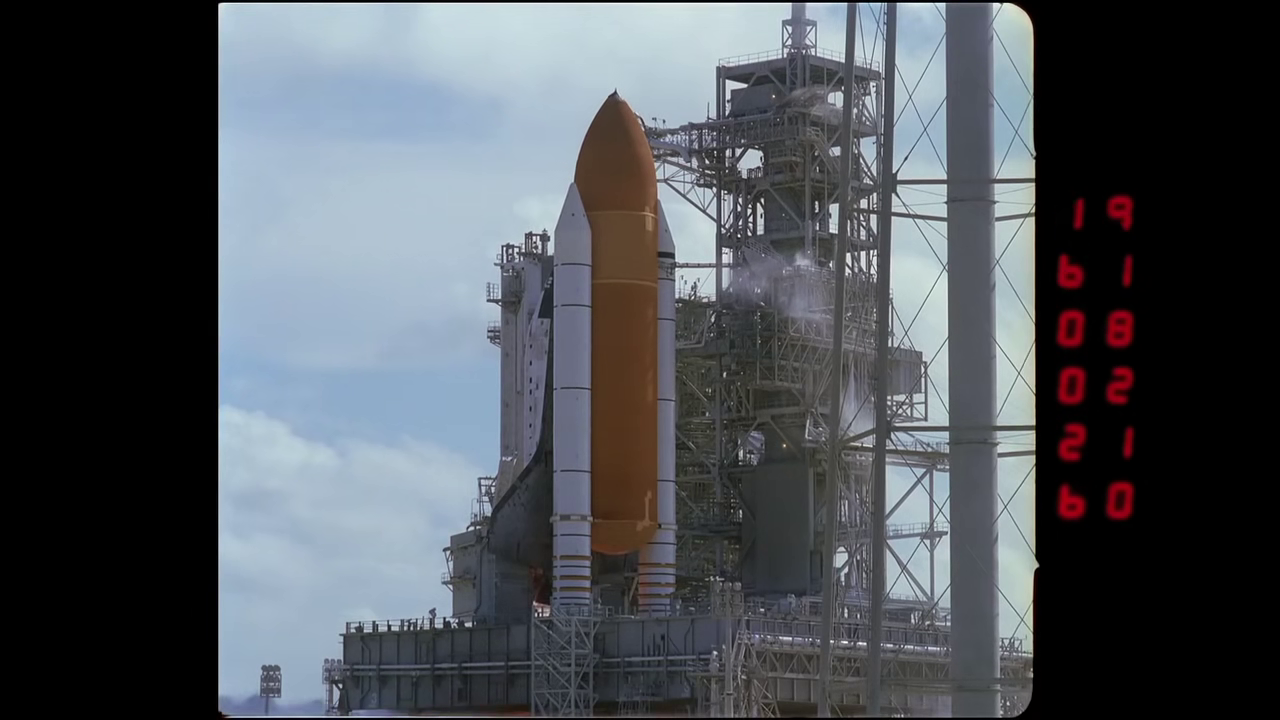
#> input picture frame 36 of lista8/dane/shuttle.mp4, 1280 x 720 px
$ jupyter execute Lab8.2_zadanie.ipynb
#> lines starting #> are read from the running program, lines starting #| are printed output that depends on the picture; after the words box and inside, x2 and y2 are one past the last pixel; in counts of white or black regions, pixels touching at a corner belong together
## Laboratorium 8.2

## Przepływ optyczny i śledzenie obiektów

### Wprowadzenie

Metodę przepływu optycznego (między innymi) można stosować również do śledzenia obiektów. Zazwyczaj wykorzystuje się w tym celu metody rzadkie połączone ze znanymi już nam metodami detekcji punktów zainteresowania. Procedura przebiega podobnie jak w przypadku gęstego przepływu (tzn. operujemy na parze klatek w skali szarości, znajdujemy wektory przesunięć), z tą różnicą że obliczanie przepływu zachodzi wyłącznie dla interesujących nas punktów - a zatem musimy znać ich położenia, aby zainicjować proces. Można sobie wyobrazić różne sposoby zlokalizowania punktów kluczowych, w zależności od konkretnego zastosowania i założeń: być może np. pipeline do przetwarzania rozpoczyna się od detekcji obiektów, a może z góry wiemy, gdzie obiekty się początkowo znajdują.

W OpenCV podstawową metodą do obliczania przepływu dla zbioru punktów jest metoda Lucasa-Kanade, zaimplementowana w funkcji [`cv2.calcOpticalFlowPyrLK`](https://docs.opencv.org/3.4/dc/d6b/group__video__track.html#ga473e4b886d0bcc6b65831eb88ed93323). Podobnie jak w metodzie Farnebacka, argument `nextPts` ustawiamy na `None` (chyba, że chcemy zainicjować rozwiązanie już znanymi położeniami punktów, ale w praktyce z reguły nie będziemy mieli takiej wygody), argumenty `status` i `err` pomijamy zupełnie. W odróżnieniu od Farnebacka, wynikiem są absolutne położenia punktów na drugiej klatce (a nie wektory przesunięć). Dodatkowo otrzymujemy też wektor `status` informujący dla każdego punktu, czy udało się go odnaleźć, oraz `err` mierzący jakąś miarę błędu wizualnego pomiędzy fragmentem obrazu zawierającym dany punkt kluczowy.

Do inicjalizacji rozwiązania można wykorzystać znane nam metody znajdowania punktów kluczowych, albo opartą o detektor Harrisa funkcję [`cv2.goodFeaturesToTrack`](https://docs.opencv.org/3.4/dd/d1a/group__imgproc__feature.html#ga1d6bb77486c8f92d79c8793ad995d541) - jest nieco prostsza w użyciu, bo na wyjściu otrzymujemy po prostu macierz `np.float32` o wymiarach $Nx1x2$ zawierającą koordynaty znalezionych punktów.

Oczywiście, śledzenie obiektów oparte o jednorazową inicjalizację jest narażone na błędy: zniknięcie lub tymczasowe zasłonięcie śledzonego obiektu, czy choćby zmiana jego wyglądu (np. wskutek pojawienia się cienia) mogą spowodować, że przepływ nie zostanie obliczony. Może być też pożądana możliwość śledzenia ciągłego z uwzględnieniem pojawiania się nowych obiektów (np. monitorowanie CCTV). W takich sytuacjach konieczne jest regularne odświeżanie inicjalizacji, tj. ponowne wykrycie interesujących obiektów. To z kolei prowadzi do kolejnego problemu: jeżeli interesuje nas cała historia ruchu danych obiektów, przy czym do pewnego momentu ich lokalizacje uzyskiwaliśmy za pomocą przepływu optycznego, a w pewnym momencie wykonaliśmy ponowną detekcję - to jak powiązać jedno z drugim, by zapewnić ciągłość lokalizacji? To zagadnienie, oraz pozostałe tematy dyskutowane w tym kontekście na wykładzie, nie będzie jednak centralne na laboratorium.

---

### Cel zadania

Celem tej listy jest (1) zapoznanie się z metodą przepływu optycznego rzadkiego do zastosowań śledzenia obiektów, oraz (2) zastosowanie tej techniki w praktyce, na przykładzie monitorowania prędkości obiektu (w metrach na sekundę). Przykładem badawczym będzie nagranie startu Wahadłowca Kosmicznego _Discovery_ (misja [STS-124](https://en.wikipedia.org/wiki/STS-124)), zarejestrowane jedną z kamer technicznych (plik `shuttle.mp4`).

Aby obliczyć prędkość, potrzebna jest znajomość drogi (w metrach) i czasu (w sekundach). Czas między klatkami obliczysz, znając liczbę klatek na sekundę, którą możesz pobrać bezpośrednio z otwartego obiektu `VideoCapture` za pomocą następującej konstrukcji:
```python
fps = source.get(cv2.CAP_PROP_FPS)
```
Wyznaczenie przelicznika między przestrzenią obrazu (w pikselach) a przestrzenią świata (w metrach) jest w ogólności [nieco złożonym zagadnieniem](https://docs.opencv.org/4.x/dc/dbb/tutorial_py_calibration.html); znalezienie uproszczonej alternatywy jest Twoim zadaniem.

Źródło nagrania: [_"Best of the Best" Provides New Views, Commentary of Shuttle Launches_ (NASA @ YouTube)](https://www.youtube.com/watch?v=vFwqZ4qAUkE), 29:06.5
Nagranie o oryginalnej prędkości ~225 fps odtwarzane przy typowej prędkości 30fps wyglądałoby na spowolnione w proporcji ok. 1:7.5; zostało zatem przekodowane tak, aby osiągnąć zbieżność upływu czasu 1:1 z rzeczywistym. Możesz się o tym upewnić patrząc na _timestamp_ z prawej strony nagrania ([_jak go czytać_](https://space.stackexchange.com/a/38569)).

[cell 1]
import random

import numpy as np
import cv2
import matplotlib.pyplot as plt

### Zadanie 1

Na podstawie pierwszej klatki z materiału dokonaj kalibracji parametrów detektora cech do śledzenia (sugerowany detektor: [`cv2.goodFeaturesToTrack`](https://docs.opencv.org/3.4/dd/d1a/group__imgproc__feature.html#ga1d6bb77486c8f92d79c8793ad995d541)). Dobór tych parametrów jest kluczowy dla reszty zadania, więc zapoznaj się z ich znaczeniem i postaraj tak dobrać, by uzyskać odpowiednio dużo (10+) punktów w rejonie śledzonego obiektu.

[cell 2]
source = cv2.VideoCapture('dane/shuttle.mp4')
status, frame = source.read()
#> frame is the input picture: shape (720, 1280, 3); mean B, G, R 88.8, 83.1, 78.6
source.release()
plt.subplots(1, 1, figsize=(12,12))[1].imshow(frame[..., ::-1]);

[cell 3]
h,s,v = cv2.split(cv2.cvtColor(frame, cv2.COLOR_BGR2HSV))
mask = (s > 100) & (s < 180)
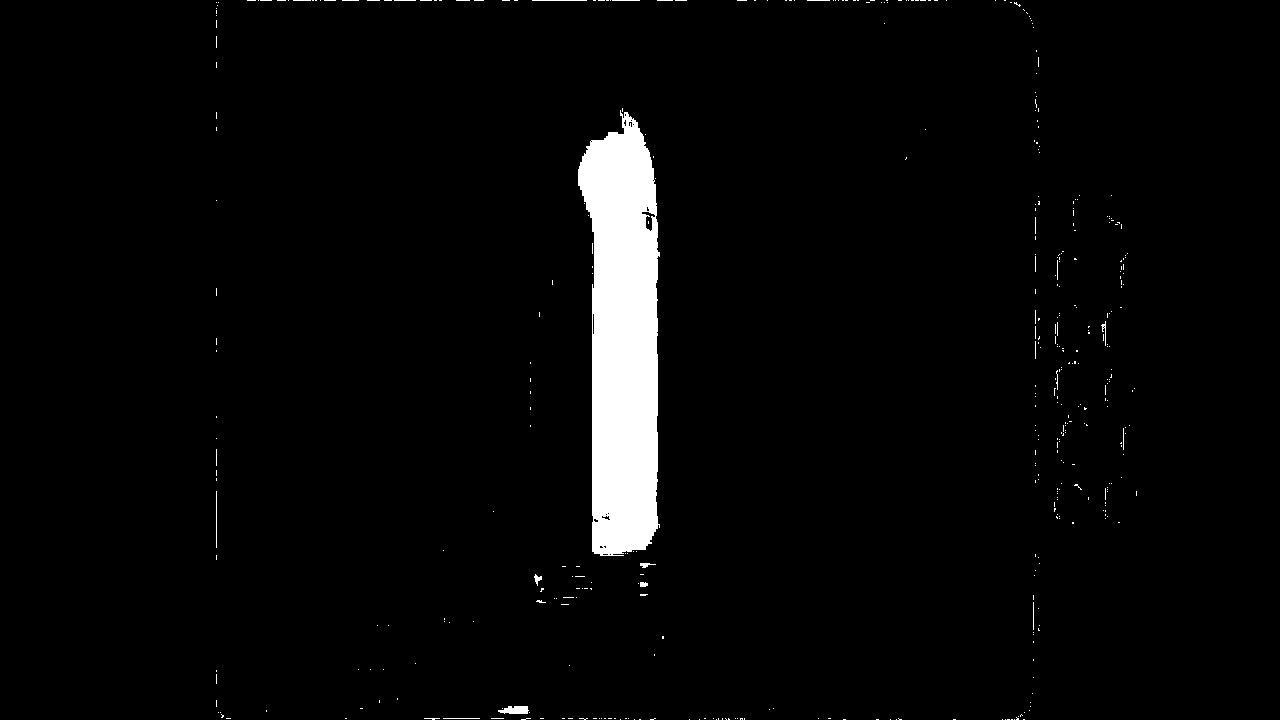
#> mask: shape (720, 1280) bool; 3.2% white; 440 white regions (424 under 20 px), largest, box (x1, y1, x2, y2) and area: (578, 110, 660, 556) 27507, (498, 706, 529, 714) 193, (216, 491, 217, 548) 57
erode = cv2.erode(mask.astype(np.uint8), np.ones((5,5)))
#> erode: shape (720, 1280); values 0 (black) and 1 (white), 2.7% white; 3 white regions (1 under 20 px), largest, box (x1, y1, x2, y2) and area: (580, 127, 656, 552) 24848, (506, 708, 526, 712) 55
dilate = cv2.dilate(erode, np.ones((5,5)))
#> dilate: shape (720, 1280); values 0 (black) and 1 (white), 3% white; 3 white regions

plt.figure(figsize=(15,3))
plt.subplot(1, 3, 1)
im = plt.imshow(s)
plt.colorbar(im)
plt.title("Saturation")

plt.subplot(1, 3, 2)
plt.imshow(mask, cmap='gray')
plt.title("Mask")

plt.subplot(1, 3, 3)
plt.imshow(dilate, cmap='gray')
plt.title("Filtered mask")
plt.tight_layout()
plt.show()
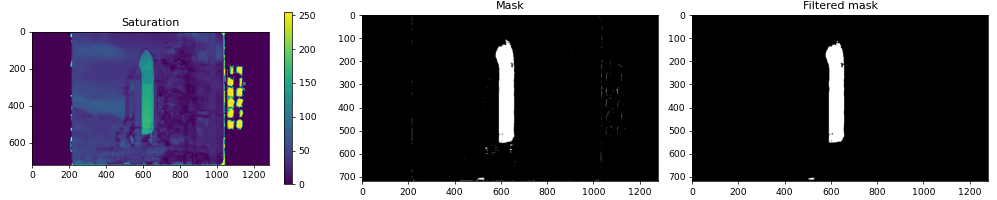
#> figure drawn by matplotlib, 4 panels

[cell 4]
contours = cv2.findContours(dilate, cv2.RETR_EXTERNAL, cv2.CHAIN_APPROX_SIMPLE)[0]
#> contours = 3 contours, 1 with area under 20; largest, box (x1, y1, x2, y2) and area: (578, 125, 658, 554) 26741, (504, 706, 528, 714) 137
x, y, w, h = cv2.boundingRect(contours[0])
#> x = 504; y = 706; w = 24; h = 8
cv2.rectangle(frame, (x, y), (w+x,h+y), (0,0,255), 4)
#> frame: shape (720, 1280, 3); 0.03% of pixels changed, all inside (x1, y1, x2, y2) = (502, 704, 531, 717)
plt.figure(figsize=(10, 7))
plt.imshow(frame[..., ::-1])
plt.title("Bounding box na podstawie saturacji (100, 180)")
plt.show()

[cell 5]
gray_frame = cv2.cvtColor(frame, cv2.COLOR_BGR2GRAY)
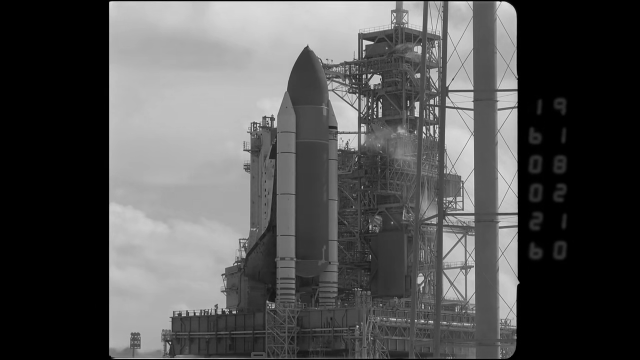
#> gray_frame: shape (720, 1280) (shown at 1/2 size); min 0, max 255, mean 82.4
roi = gray_frame[y:y + h, x:x + w]

corners = cv2.goodFeaturesToTrack(
    roi,
    maxCorners=50,
    qualityLevel=0.01,
    minDistance=30,
    blockSize=7
)
#> corners = [[22, 6]]

# Transformacja współrzędnych do układu globalnego
output_frame = frame.copy()
if corners is not None:
    for corner in corners:
        cx, cy = corner.ravel()
        cx_global, cy_global = int(cx + x), int(cy + y)
        cv2.circle(output_frame, (cx_global, cy_global), radius=5, color=(0, 255, 0), thickness=-1)
#> this loop made 1 pass
#> (cx, cy, cx_global, cy_global) on pass 1: (22, 6, 526, 712)
#> output_frame: shape (720, 1280, 3); mean B, G, R 88.8, 83.1, 78.7


plt.figure(figsize=(10, 7))
plt.title("Punkty kluczowe w obszarze roi")
plt.imshow(output_frame[..., ::-1])
plt.show()

### Zadanie 2

Uzupełnij daną poniżej podstawową pętlę analizy wideo o śledzenie obiektów: inicjalizację i wykorzystanie przepływu optycznego do aktualizacji ich położenia. Celem jest pozyskanie pełnej trajektorii pojazdu, tak aby można było ją narysować (np. [`cv2.polylines`](https://docs.opencv.org/3.4/d6/d6e/group__imgproc__draw.html#gaa3c25f9fb764b6bef791bf034f6e26f5)) tudzież przetwarzać dalej.

Zapoznaj się dobrze z dokumentacją funkcji [`cv2.calcOpticalFlowPyrLK`](https://docs.opencv.org/3.4/dc/d6b/group__video__track.html#ga473e4b886d0bcc6b65831eb88ed93323), zwłaszcza z wartościami zwracanymi, **zwłaszcza** `status`. Upewnij się, że odpowiednio obsługujesz przypadki niepowodzenia znalezienia przepływu dla poszczególnych punktów.

Wynik zaprezentuj w postaci graficznej (narysowane trajektorie).

[cell 6]
def baseLoop(source: cv2.VideoCapture, png_path, start_frame, end_frame):

#> called with png_path = 'last_frame_with_trajectories.png', start_frame = 0, end_frame = 270
    source.set(cv2.CAP_PROP_POS_FRAMES, start_frame)
    status, frame2 = source.read()
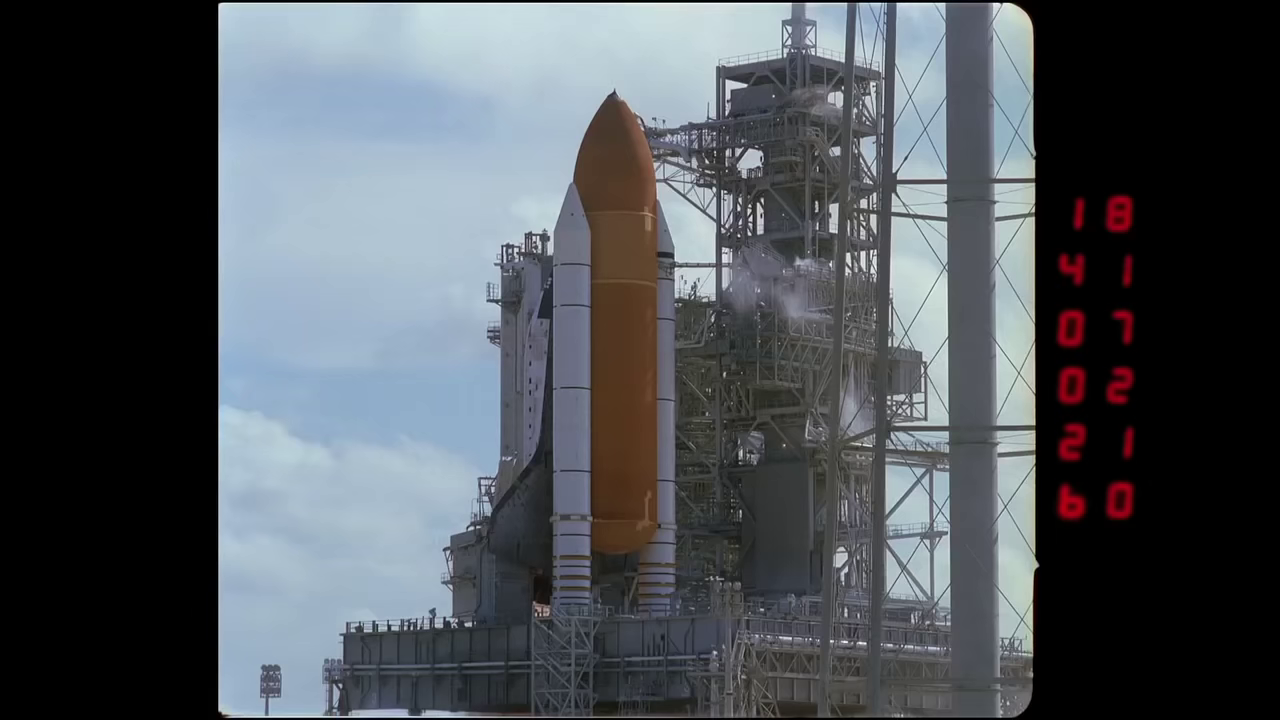
#> input picture frame 0 of lista8/dane/shuttle.mp4, 1280 x 720 px
#> frame2 is the input picture: shape (720, 1280, 3); mean B, G, R 88.7, 83.3, 78.4
    if not status:
        print("Nie można odczytać pierwszej klatki.")
        return

    frame2_gray = cv2.cvtColor(frame2, cv2.COLOR_BGR2GRAY)

    roi = cv2.selectROI("Select ROI", frame2, fromCenter=False, showCrosshair=True)
    x, y, w, h = map(int, roi)
    roi_gray = frame2_gray[y:y + h, x:x + w]

    points = cv2.goodFeaturesToTrack(
        roi_gray,
        maxCorners=50,
        qualityLevel=0.01,
        minDistance=30,
        blockSize=7
    )

    if points is not None:
        points = points.reshape(-1, 2)
        points += [x, y]  # Przesunięcie punktów względem globalnych współrzędnych
        points = points.reshape(-1, 1, 2).astype(np.float32)
    else:
        print("Nie znaleziono punktów kluczowych.")
        return

    trajectories = [[] for _ in range(len(points))]

    frame_count = start_frame
    while frame_count <= end_frame:

        # Aktualizacja klatek
        frame1_gray = frame2_gray
        status, frame2 = source.read()
        if not status:
            break
        frame2_gray = cv2.cvtColor(frame2, cv2.COLOR_BGR2GRAY)

        next_points, status, _ = cv2.calcOpticalFlowPyrLK(
            frame1_gray, frame2_gray, points, None,
            winSize=(15, 15),
            maxLevel=3,
            criteria=(cv2.TERM_CRITERIA_EPS | cv2.TERM_CRITERIA_COUNT, 10, 0.03)
        )

        # Filtracja punktów, które stracono podczas śledzenia
        valid_points = next_points[status.flatten() == 1]
        valid_status = status.flatten()

        new_trajectories = []
        for i, (point, valid) in enumerate(zip(next_points, valid_status)):
            if valid:
                trajectories[i].append((int(point[0][0]), int(point[0][1])))
                new_trajectories.append(trajectories[i])

        points = valid_points.reshape(-1, 1, 2)
        trajectories = new_trajectories

        # Wizualizacja trajektorii w czasie
        output_frame = frame2.copy()
        for trajectory in trajectories:
            for i in range(1, len(trajectory)):
                pt1 = trajectory[i - 1]
                pt2 = trajectory[i]
                cv2.line(output_frame, pt1, pt2, (0, 255, 0), 2)

        cv2.imshow("Trajektorie śledzonych punktów", output_frame)


        if cv2.waitKey(1) & 0xFF == 10:
            break

        frame_count += 1

    cv2.imwrite(png_path, output_frame)

    source.release()
    cv2.destroyAllWindows()

    return trajectories

$ run again, starting later in the video
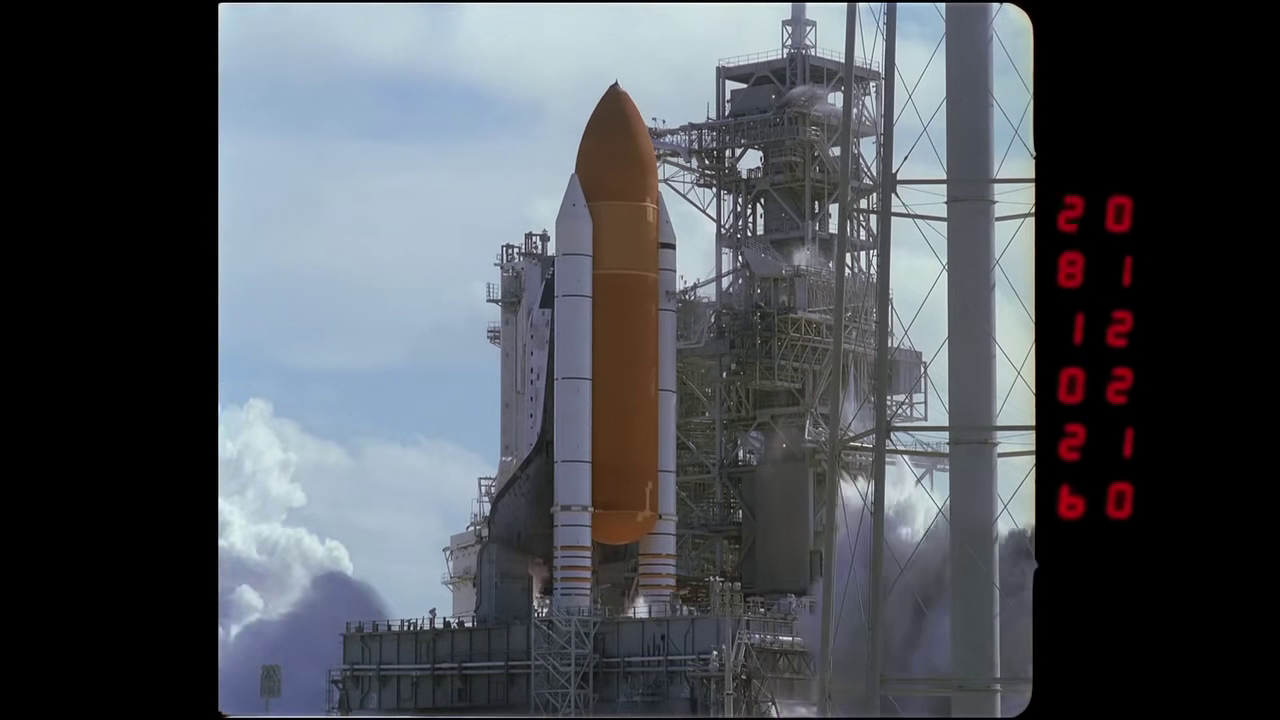
#> input picture frame 162 of lista8/dane/shuttle.mp4, 1280 x 720 px
#> frame is the input picture: shape (720, 1280, 3); mean B, G, R 86.9, 81, 77
#> `mask = (s > 100) & (s < 180)`:
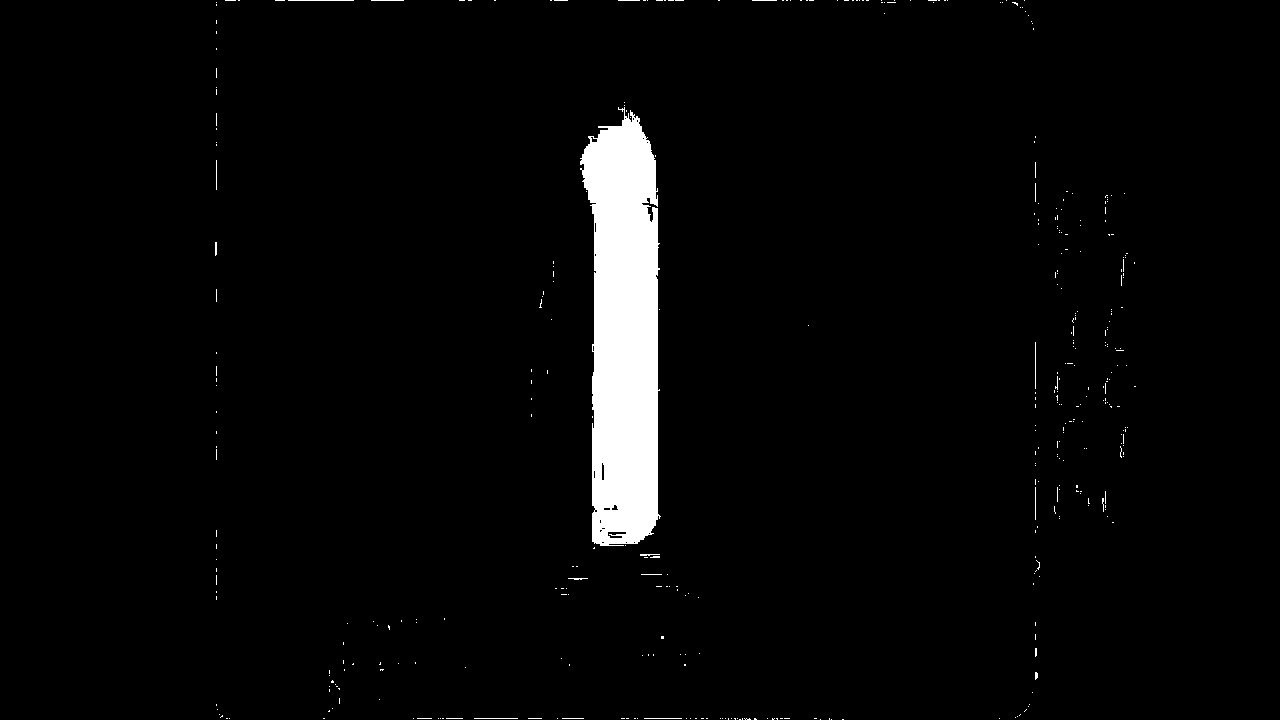
#> mask: shape (720, 1280) bool; 3.1% white; 407 white regions (391 under 20 px), largest, box (x1, y1, x2, y2) and area: (580, 107, 661, 546) 26944, (288, 0, 354, 1) 66, (1035, 342, 1036, 389) 47
#> erode: shape (720, 1280); values 0 (black) and 1 (white), 2.6% white; 1 white region, box (x1, y1, x2, y2) and area: (584, 121, 656, 544) 23960
#> dilate: shape (720, 1280); values 0 (black) and 1 (white), 2.9% white; 1 white region
#> contours = 1 contour; box (x1, y1, x2, y2) and area: (582, 119, 658, 546) 26256
#> `x, y, w, h = cv2.boundingRect(contours[0])`: x = 582; y = 119; w = 76; h = 427
#> frame: shape (720, 1280, 3); 0.54% of pixels changed, all inside (x1, y1, x2, y2) = (580, 117, 661, 549)
#> corners = 13 rows, first 8: [73, 5], [6, 340], [5, 5], [7, 257], [6, 424], [74, 86], [8, 134], [8, 175]
#> the loop `for corner in corners:` made 13 passes
#> (cx, cy, cx_global, cy_global) on passes 1 to 8: (73, 5, 655, 124), (6, 340, 588, 459), (5, 5, 587, 124), (7, 257, 589, 376), (6, 424, 588, 543), (74, 86, 656, 205), (8, 134, 590, 253), (8, 175, 590, 294)
#> in baseLoop, `frame2_gray = cv2.cvtColor(frame2, cv2.COLOR_BGR2GRAY)`:
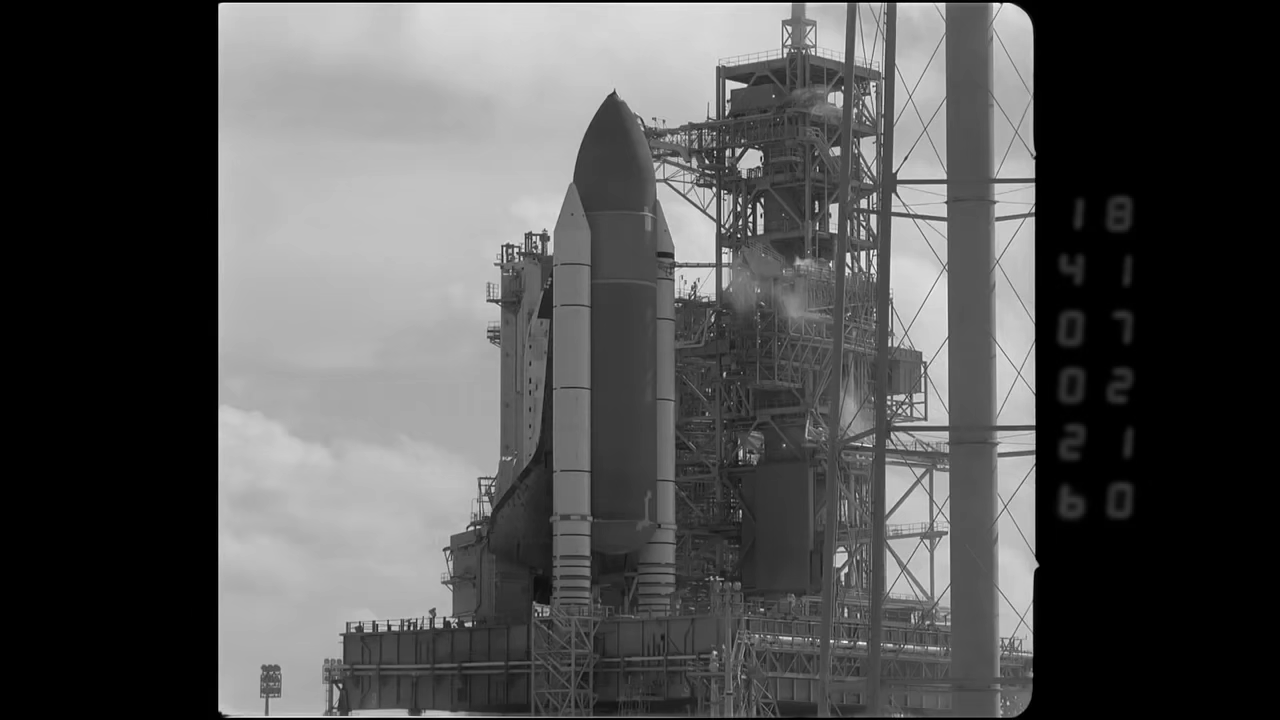
#> frame2_gray: shape (720, 1280); min 0, max 252, mean 82.4
